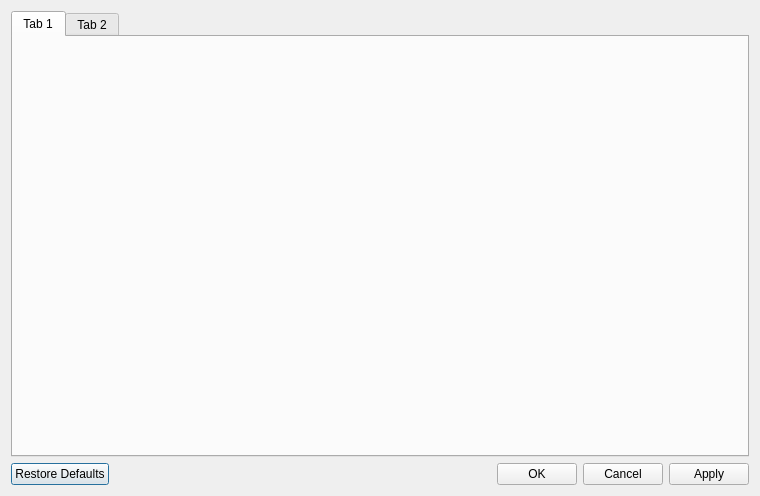
<?xml version="1.0" encoding="UTF-8"?>
<ui version="4.0">
 <class>SettingsDialog</class>
 <widget class="QDialog" name="SettingsDialog">
  <property name="geometry">
   <rect>
    <x>0</x>
    <y>0</y>
    <width>760</width>
    <height>496</height>
   </rect>
  </property>
  <property name="windowTitle">
   <string>Dialog</string>
  </property>
  <layout class="QVBoxLayout" name="verticalLayout">
   <item>
    <widget class="QTabWidget" name="tabWidget">
     <widget class="QWidget" name="tab">
      <attribute name="title">
       <string>Tab 1</string>
      </attribute>
     </widget>
     <widget class="QWidget" name="tab_2">
      <attribute name="title">
       <string>Tab 2</string>
      </attribute>
     </widget>
    </widget>
   </item>
   <item>
    <layout class="QHBoxLayout" name="horizontalLayout">
     <item>
      <widget class="QPushButton" name="pushButton">
       <property name="text">
        <string>Restore Defaults</string>
       </property>
      </widget>
     </item>
     <item>
      <spacer name="horizontalSpacer">
       <property name="orientation">
        <enum>Qt::Horizontal</enum>
       </property>
       <property name="sizeHint" stdset="0">
        <size>
         <width>40</width>
         <height>20</height>
        </size>
       </property>
      </spacer>
     </item>
     <item>
      <widget class="QPushButton" name="pushButton_2">
       <property name="text">
        <string>OK</string>
       </property>
      </widget>
     </item>
     <item>
      <widget class="QPushButton" name="pushButton_3">
       <property name="text">
        <string>Cancel</string>
       </property>
      </widget>
     </item>
     <item>
      <widget class="QPushButton" name="pushButton_4">
       <property name="text">
        <string>Apply</string>
       </property>
      </widget>
     </item>
    </layout>
   </item>
  </layout>
 </widget>
 <resources/>
 <connections/>
</ui>
